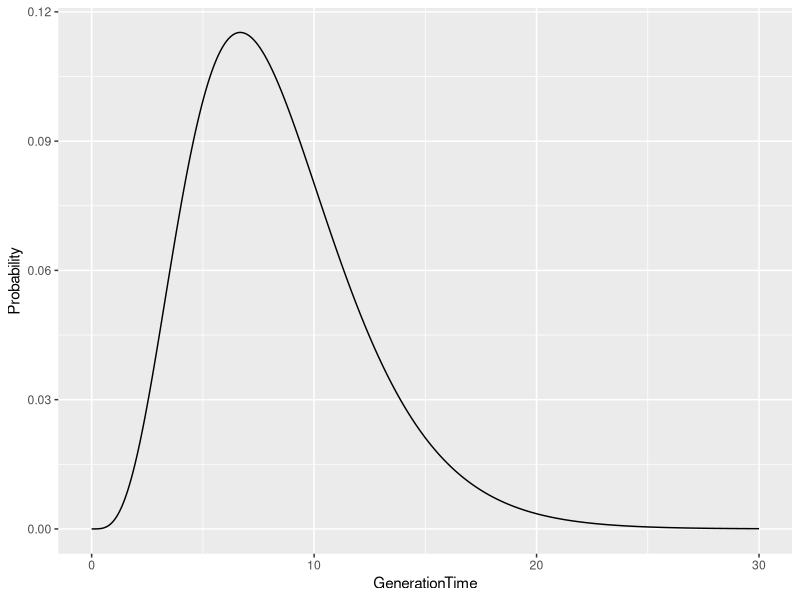
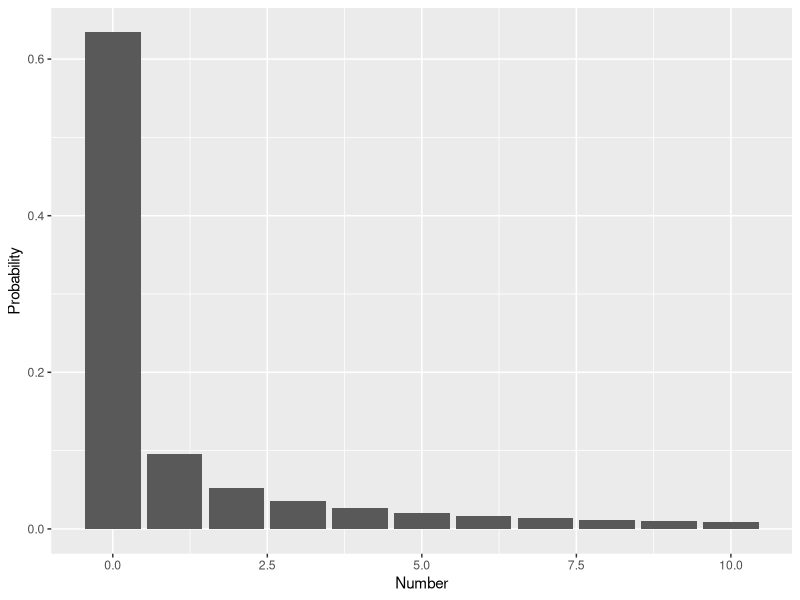
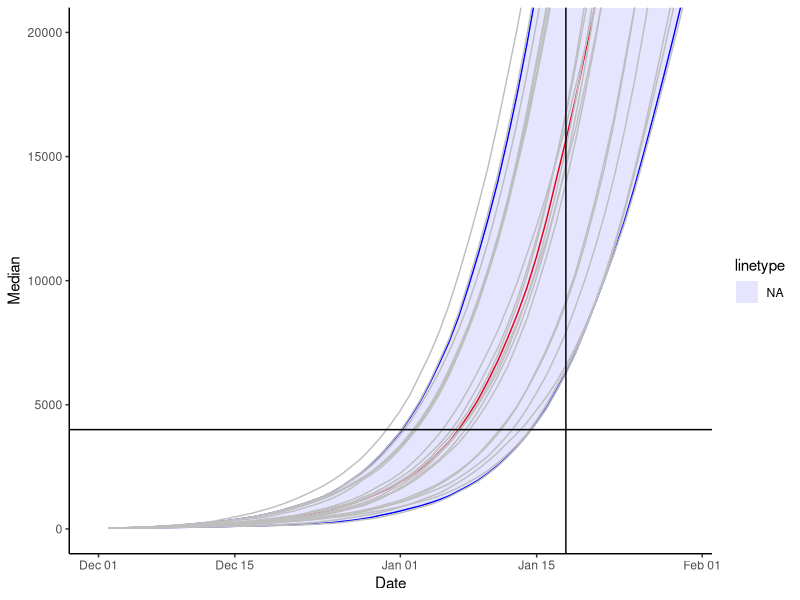

These charts were generated, in order, by the following R code:
## Branching process model of epidemic spread

# This code is adapted from the study of [Riou and Althaus](https://www.biorxiv.org/content/10.1101/2020.01.23.917351v1), using the [code from GitHub](https://github.com/jriou/wcov), stripped down and rewritten for clarity.

# https://gist.github.com/sdwfrost/b3d0c4cbff7ff460562162affceffb17

library(ggplot2)

# Set random number seed.

set.seed(1234)

# Define Bellman-Harris branching process model.

bhbp <- function(R0,k,shape,scale, index_cases,max_cases,max_time){
  t <- rep(0, index_cases)
  times <- t
  tmax <- 0
  cases <- index_cases
  while(cases > 0 & length(times) < max_cases) {
    secondary = rnbinom(cases, size=k, mu=R0)
    t.new = numeric()
    for(j in 1:length(secondary)) {
      t.new = c(t.new, t[j] + rgamma(secondary[j], shape = shape, scale = scale))
    }
    t.new = t.new[t.new < max_time]
    cases = length(t.new)
    t = t.new
    times = c(times, t.new)
  }
  #times <- sort(times)
  return(times)
}


# Set parameter values, using values from [Imai et al.](https://www.imperial.ac.uk/media/imperial-college/medicine/sph/ide/gida-fellowships/Imperial-2019-nCoV-transmissibility.pdf) and assuming a gamma distribution of generation times with mean `mu` 8.4 days and standard deviation `sd` of 3.8 days, taken from [Lipsitch et al. (2003](https://science.sciencemag.org/content/300/5627/1966.full).

R0 <- 2.6
k <- 0.16
mu <- 8.4
stdev <- 3.8
shape <- (mu/stdev)^2
scale <- (stdev^2)/mu


# Plot the generation time distribution.

t <- seq(0,30,by=0.01)
g <- dgamma(t,shape=shape,scale=scale)
ggplot(data.frame(GenerationTime=t,Probability=g))+geom_line(aes(x=GenerationTime,y=Probability))

# Plot the offspring distribution.

i <- seq(0,10)
d <- dnbinom(i, size=k, mu=R0)
ggplot(data.frame(Number=i,Probability=d))+geom_bar(aes(x=Number,y=Probability),stat="identity")

# Initial and stopping conditions.

index_cases <- 40
max_cases <- 5e4
max_time <- 90


# Set the number of simulations (note - Imai et al. used 5000).

nsims <- 50


# Run simulations.

l <- list()
for(i in 1:nsims){
  times <- bhbp(R0,k,shape,scale,index_cases,max_cases,max_time)
  # Generates cumulative counts per day
  # Note that this includes the index cases
  l[[i]] <- cumsum(hist(times, breaks = 0:max_time,plot=FALSE)$counts)
}

# Combine individual runs into a dataframe.

results <- as.data.frame(do.call(cbind,l))

median_cases <- apply(results,1,median)
lq_cases <- apply(results,1,quantile,0.025)
uq_cases <- apply(results,1,quantile,0.975)
summary_results <- data.frame(Day=seq(1,max_time),
                              Date=as.Date("2019-12-01")+seq(1,max_time),
                              Median=median_cases,
                              Lower=lq_cases,Upper=uq_cases)

# Add day/dates with day 0 corresponding to 2019-12-01.

results$Day <- seq(1,max_time)
results$Date <- as.Date("2019-12-01")+results$Day

results$Day <- seq(1,max_time)
results$Date <- as.Date("2019-12-01")+results$Day

# Reshape results into 'long' format.

df <- reshape(results,varying=paste("V",1:nsims,sep=""),direction="long",sep="",idvar="Day",timevar="Run",v.names=c("Cases"))

# Plot trajectories over time, highlighting 4000 cases on 2020-01-18.

ntraj <- 20
ggplot(summary_results)+
  geom_line(aes(x=Date,y=Median),color="red")+
  geom_line(aes(x=Date,y=Upper),color="blue")+
  geom_line(aes(x=Date,y=Lower),color="blue")+
  geom_ribbon(aes(x=Date,ymin=Lower,ymax=Upper, linetype = NA), fill="blue", alpha = 0.1)+
  geom_line(aes(x=Date,y=Cases,group=factor(Run)),data=df[df$Run<=ntraj,],color="gray")+
  coord_cartesian(xlim=c(as.Date("2019-12-01"),as.Date("2020-01-30")),ylim=c(1,20000))+
  geom_vline(xintercept=as.Date("2020-01-18"))+
  geom_hline(yintercept=4000)+
  theme_classic()
